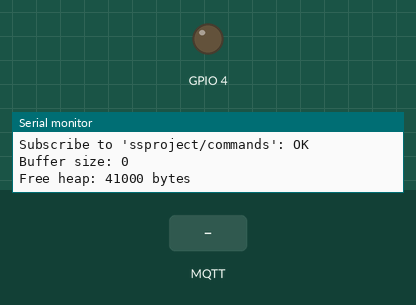
Bench run of a program on a simulated ESP32. Shown: output pins drawn as LEDs (lit = HIGH), the last lines printed to the serial monitor. The test bench sets the inputs (shaded band). WiFi joins after 1.5 s; servers stay silent unless stated; random numbers use the default seed unless the program sets one; no MQTT or app messages arrive unless stated; the camera gives no picture.

Above: at 4.0 s.
4.1 s: MQTT message "FLASH-ON" arrives on the first subscribed topic
At 5.2 s:
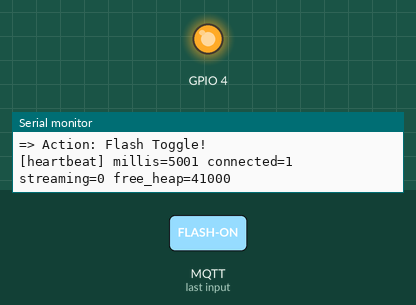
5.6 s: MQTT message "CAPTURE" arrives on the first subscribed topic
7.1 s: MQTT message "START-LIVE" arrives on the first subscribed topic
Timing chart, 0 to 10.1 s (numbered marks = the images above; inputs shaded):
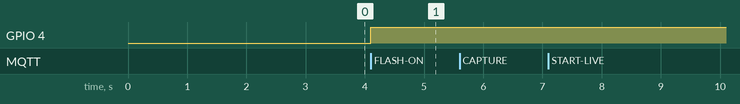

The program:

main.cpp
```cpp
/**********************************************************************
  Filename    : Camera MQTT Client
  Description : ESP32-CAM MQTT Image Transfer
**********************************************************************/
#include "esp_camera.h"
#include <WiFi.h>
#include <PubSubClient.h>
// CAMERA_MODEL is defined in platformio.ini
#include "camera_pins.h"

// ===========================
// Configuration
// ===========================
const char* ssid     = "UPB-Guest";       // TODO: Modificați cu SSID-ul rețelei voastre
const char* password = "";                // TODO: Modificați cu parola rețelei voastre
const char* mqtt_server = "10.62.213.54"; // TODO: Modificați cu IP-ul calculatorului (ip addr / ipconfig)
const int mqtt_port = 1883;

// Topics
const char* TOPIC_COMMAND = "ssproject/commands";
const char* TOPIC_IMAGE   = "ssproject/images";

WiFiClient espClient;
PubSubClient client(espClient);

// State variables
bool streaming = false;
bool take_one_picture = false;
bool flash_on = false;
unsigned long last_capture_time = 0;
const unsigned long STREAM_INTERVAL = 20; // ms

void setup_camera() {
  camera_config_t config = {};
  config.ledc_channel    = LEDC_CHANNEL_0;
  config.ledc_timer      = LEDC_TIMER_0;
  config.pin_d0          = Y2_GPIO_NUM;
  config.pin_d1          = Y3_GPIO_NUM;
  config.pin_d2          = Y4_GPIO_NUM;
  config.pin_d3          = Y5_GPIO_NUM;
  config.pin_d4          = Y6_GPIO_NUM;
  config.pin_d5          = Y7_GPIO_NUM;
  config.pin_d6          = Y8_GPIO_NUM;
  config.pin_d7          = Y9_GPIO_NUM;
  config.pin_xclk        = XCLK_GPIO_NUM;
  config.pin_pclk        = PCLK_GPIO_NUM;
  config.pin_vsync       = VSYNC_GPIO_NUM;
  config.pin_href        = HREF_GPIO_NUM;
  config.pin_sccb_sda    = SIOD_GPIO_NUM;
  config.pin_sccb_scl    = SIOC_GPIO_NUM;
  config.pin_pwdn        = PWDN_GPIO_NUM;
  config.pin_reset       = RESET_GPIO_NUM;
  config.xclk_freq_hz    = 20000000;
  config.pixel_format    = PIXFORMAT_JPEG;

  if (psramFound()) {
    Serial.println("PSRAM found!");
    config.frame_size    = FRAMESIZE_VGA;
    config.jpeg_quality  = 12;
    config.fb_count      = 2;
  } else {
    Serial.println("No PSRAM found, using DRAM");
    config.frame_size    = FRAMESIZE_SVGA;
    config.jpeg_quality  = 12;
    config.fb_count      = 1;
    config.fb_location   = CAMERA_FB_IN_DRAM;
  }

  Serial.println("Initializing camera...");
  esp_err_t err = esp_camera_init(&config);
  if (err != ESP_OK) {
    Serial.printf("Camera init failed with error 0x%x\n", err);
    return;
  }
  Serial.println("Camera Ready!");
}

void callback(char* topic, byte* payload, unsigned int length) {
  Serial.println(">>> CALLBACK FIRED <<<");
  String message;
  for (int i = 0; i < length; i++) {
    message += (char)payload[i];
  }
  Serial.printf("Topic: %s\n", topic);
  Serial.printf("Message: [%s] (len=%u)\n", message.c_str(), length);

  if (String(topic) == TOPIC_COMMAND) {
    if (message == "CAPTURE") {
      take_one_picture = true;
      Serial.println("=> Action: take_one_picture = true");
    } else if (message == "START-LIVE") {
      streaming = true;
      Serial.println("=> Action: Streaming Started");
    } else if (message == "STOP-LIVE") {
      streaming = false;
      Serial.println("=> Action: Streaming Stopped");
    } else if (message == "FLASH-ON") {
      if (!flash_on) {
        flash_on = true;
        digitalWrite(GPIO_NUM_4, HIGH);
      } else {
        flash_on = false;
        digitalWrite(GPIO_NUM_4, LOW);
      }
      Serial.println("=> Action: Flash Toggle!");
    }else {
      Serial.println("=> Unknown command, ignoring");
    }
  } else {
    Serial.println("=> Wrong topic, ignoring");
  }
}

void reconnect() {
  while (!client.connected()) {
    Serial.print("Attempting MQTT connection...");
    String clientId = "ESP32CamClient-";
    clientId += String(random(0xffff), HEX);
    Serial.printf(" (clientId=%s)\n", clientId.c_str());

    if (client.connect(clientId.c_str())) {
      Serial.println("MQTT connected!");
      bool subOk = client.subscribe(TOPIC_COMMAND);
      Serial.printf("Subscribe to '%s': %s\n", TOPIC_COMMAND, subOk ? "OK" : "FAILED");
      Serial.printf("Buffer size: %d\n", client.getBufferSize());
      Serial.printf("Free heap: %u bytes\n", ESP.getFreeHeap());
    } else {
      Serial.print("failed, rc=");
      Serial.print(client.state());
      Serial.println(" try again in 5 seconds");
      delay(5000);
    }
  }
}

void setup() {
  Serial.begin(115200);
  delay(1000);
  Serial.println();
  Serial.println("============================");
  Serial.println("  ESP32-CAM MQTT Client");
  Serial.println("============================");
  Serial.printf("Free heap at start: %u bytes\n", ESP.getFreeHeap());
  Serial.printf("PSRAM size: %u bytes\n", ESP.getPsramSize());

  setup_camera();

  // SETUP LED GPIO
  pinMode(GPIO_NUM_4, OUTPUT);

  Serial.printf("Connecting to WiFi: %s\n", ssid);
  WiFi.begin(ssid, password);
  while (WiFi.status() != WL_CONNECTED) {
    delay(500);
    Serial.print(".");
  }
  Serial.printf("\nWiFi connected! IP: %s\n", WiFi.localIP().toString().c_str());

  client.setServer(mqtt_server, mqtt_port);
  client.setCallback(callback);
  client.setBufferSize(65000);
}

void captureAndPublish() {
    camera_fb_t * fb = esp_camera_fb_get();
    if (!fb) {
        Serial.println("Camera capture failed");
        return;
    }

    if (client.publish(TOPIC_IMAGE, (const uint8_t*)fb->buf, fb->len)) {
        Serial.printf("Image published: %u bytes\n", fb->len);
    } else {
        Serial.println("Publish failed");
    }

    esp_camera_fb_return(fb);
}

unsigned long last_heartbeat = 0;

void loop() {
  if (!client.connected()) {
    Serial.println("MQTT disconnected, reconnecting...");
    reconnect();
  }
  client.loop();

  unsigned long now = millis();

  // Print a heartbeat every 5 seconds so you know the loop is running
  if (now - last_heartbeat > 5000) {
    Serial.printf("[heartbeat] millis=%lu connected=%d streaming=%d free_heap=%u\n",
                  now, client.connected(), streaming, ESP.getFreeHeap());
    last_heartbeat = now;
  }

  if (take_one_picture) {
    Serial.println("Taking single picture...");
    captureAndPublish();
    take_one_picture = false;
  }

  if (streaming && (now - last_capture_time > STREAM_INTERVAL)) {
    captureAndPublish();
    last_capture_time = now;
  }
}
```

camera_pins.h
```cpp
#if defined(CAMERA_MODEL_AI_THINKER)
#define PWDN_GPIO_NUM     32
#define RESET_GPIO_NUM    -1
#define XCLK_GPIO_NUM      0
#define SIOD_GPIO_NUM     26
#define SIOC_GPIO_NUM     27

#define Y9_GPIO_NUM       35
#define Y8_GPIO_NUM       34
#define Y7_GPIO_NUM       39
#define Y6_GPIO_NUM       36
#define Y5_GPIO_NUM       21
#define Y4_GPIO_NUM       19
#define Y3_GPIO_NUM       18
#define Y2_GPIO_NUM        5
#define VSYNC_GPIO_NUM    25
#define HREF_GPIO_NUM     23
#define PCLK_GPIO_NUM     22

#else
#error "Camera model not selected"
#endif
```

Measured:
- after the input at 4.1 s, GPIO 4: LOW → HIGH at once
